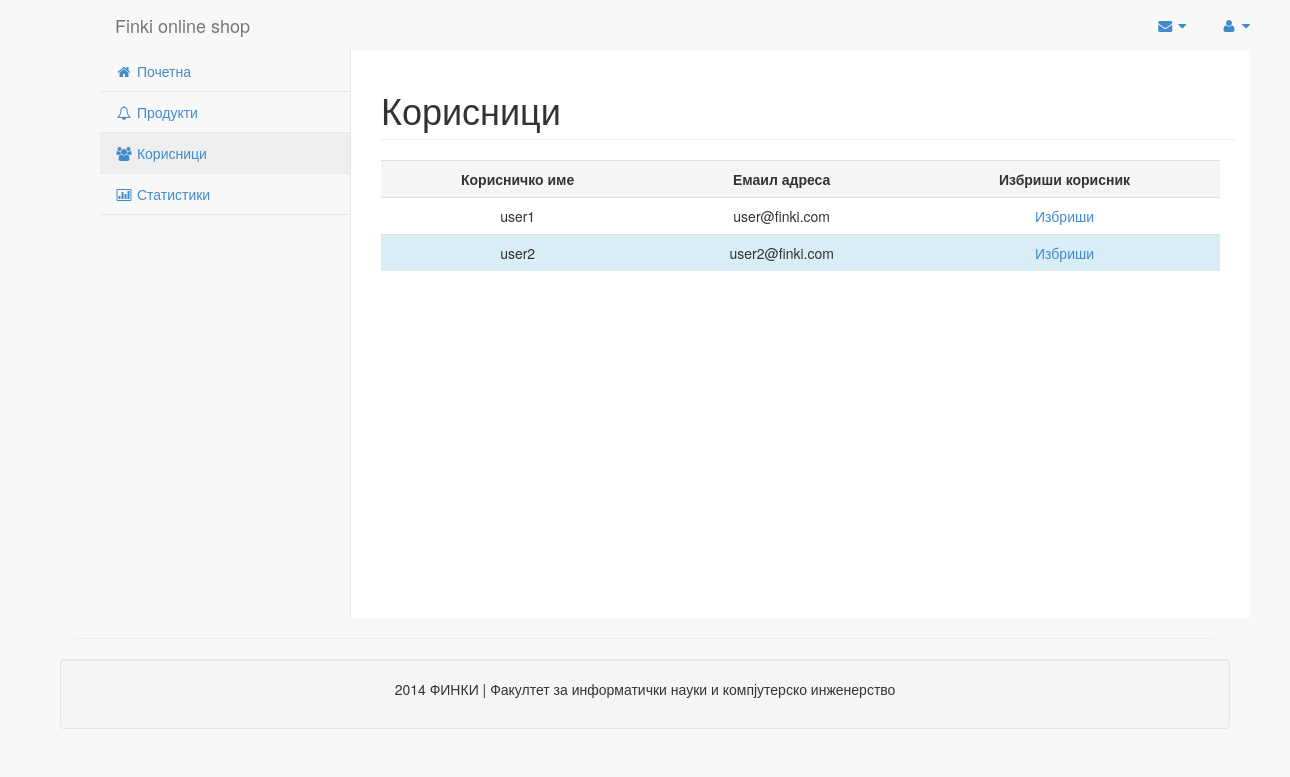
/usersAdmin.php (signed in), run on the app's committed database.
### tables this page shows
CREATE TABLE IF NOT EXISTS `users` (
  `user_id` int(50) NOT NULL AUTO_INCREMENT,
  `username` varchar(20) NOT NULL,
  `password` varchar(20) NOT NULL,
  `email` varchar(20) NOT NULL,
  `usertype` varchar(20) NOT NULL,
  PRIMARY KEY (`user_id`)
);

### usersAdmin.php (the view, shortened to what this page needs)
<!DOCTYPE html>
<html lang="en">
<head>
    <link href="css/bootstrap.min.css" rel="stylesheet">
    <link href="css/plugins/metisMenu/metisMenu.min.css" rel="stylesheet">
    <link href="css/plugins/timeline.css" rel="stylesheet">
    <link href="css/sb-admin-2.css" rel="stylesheet">
    <link href="css/plugins/morris.css" rel="stylesheet">
    <link href="font-awesome-4.1.0/css/font-awesome.min.css" rel="stylesheet" type="text/css">
</head>
<body>
    <div id="wrapper">
        <nav class="navbar navbar-default navbar-static-top" role="navigation" style="margin-bottom: 0;border:0px; width:1280px;">
            <div class="navbar-header">
                <a class="navbar-brand" href="index.html" style="margin-left: 100px;">Finki online shop</a>
            </div>
            <ul class="nav navbar-top-links navbar-right">
                <li class="dropdown">
                    <a class="dropdown-toggle" data-toggle="dropdown" href="#">
                        <i class="fa fa-envelope fa-fw"></i>  <i class="fa fa-caret-down"></i>
                    </a>
                </li>
                <li class="dropdown">
                    <a class="dropdown-toggle" data-toggle="dropdown" href="#">
                        <i class="fa fa-user fa-fw"></i>  <i class="fa fa-caret-down"></i>
                    </a>
                </li>
            </ul>
            <div class="navbar-default sidebar" role="navigation" style="margin-left: 100px;">
                <div class="sidebar-nav navbar-collapse">
                    <ul class="nav" id="side-menu">
                        <li>
                            <a href="homeAdmin_temp.php"><i class="fa fa-home fa-fw"></i> Почетна</a>
                        </li>
                        <li>
                            <a href="productsAdmin.php"><i class="fa fa-bell-o fa-fw"></i> Продукти</a>
                        </li>
                        <li>
                            <a class="active" href="usersAdmin.php"><i class="fa fa-users fa-fw"></i> Корисници </a>
                        </li>
                        <li>
                            <a href="statistics.php"><i class="fa fa-bar-chart-o fa-fw"></i> Статистики </a>
                        </li>
                    </ul>
                </div>
            </div>
        </nav>
        <div id="page-wrapper" style="width: 900px; margin-left: 350px;">
        	<div class="row">
            <div class="row">
                <div class="col-lg-12">
                    <h1 class="page-header" style="margin-left: 15px;">Корисници</h1>
                </div>
            </div>
            <div class="col-lg-12">
            <table class="table table-striped table-hover">
  			<tr class="active" align="center">
  				<th class="text-center">Корисничко име</th>
  				<th class="text-center">Емаил адреса</th>
  				<th class="text-center">Избриши корисник</th>
  			</tr>
  			<?php
  			include_once 'database.php';
  			$query="select * from users where usertype='user'";
  			$res=mysqli_query($link, $query);
  			while($row=mysqli_fetch_assoc($res))
  			{
			if ($row['user_id']%2==0){
	  			echo "<tr class='info'>" .
	  			 "<td class=\"text-center\"> $row[username] </td>".
	  			 "<td class=\"text-center\">$row[email]</td>".
	  			 "<td class=\"text-center\"><a href=\"admin_deleteUser.php?userid=$row[user_id]\" onclick=\"return confirm('Дали сте сигурни дека сакате да го избришете корисникот?')\">Избриши</a>".
	  			 "</td>";
  			}
			else{
  				echo "<tr>".
  				"<td class=\"text-center\"> $row[username]</td>".
  				"<td class=\"text-center\">$row[email]</td>".
  				"<td class=\"text-center\"><a href=\"admin_deleteUser.php?userid=$row[user_id]\" onclick=\"return confirm('Дали сте сигурни дека сакате да го избришете корисникот?')\">Избриши</a>".
	  			 "</td>";
				}
			}
			?>
			</table>
         </div>
        </div>
        </div>
  <div class="container">
				<hr>
				<footer>
					<div class="row">
						<div class="col-lg-12">
							<div class="row well">
								<p align="center">
									2014  ФИНКИ |    Факултет за информатички науки и компјутерско инженерство
								</p>
							</div>
						</div>
					</div>
				</footer>
			</div>
</body>
</html>

### css/sb-admin-2.css (style rules this page uses)
body { background-color: #f8f8f8; }
#wrapper { width: 100%; }
#page-wrapper { padding: 0 15px; min-height: 568px; background-color: #fff; }
@media (min-width:768px) { #page-wrapper { position: inherit; margin: 0 0 0 250px; padding: 0 30px; border-left: 1px solid #e7e7e7; } }
.navbar-top-links { margin-right: 0; }
.navbar-top-links li { display: inline-block; }
.navbar-top-links li:last-child { margin-right: 15px; }
.navbar-top-links li a { padding: 15px; min-height: 50px; }
.sidebar .sidebar-nav.navbar-collapse { padding-right: 0; padding-left: 0; }
.sidebar ul li { border-bottom: 1px solid #e7e7e7; }
.sidebar ul li a.active { background-color: #eee; }
@media (min-width:768px) { .sidebar { z-index: 1; position: absolute; width: 250px; margin-top: 51px; } }

### data on the page
users: username "user1", email "user@finki.com"
users: username "user2", email "user2@finki.com"
